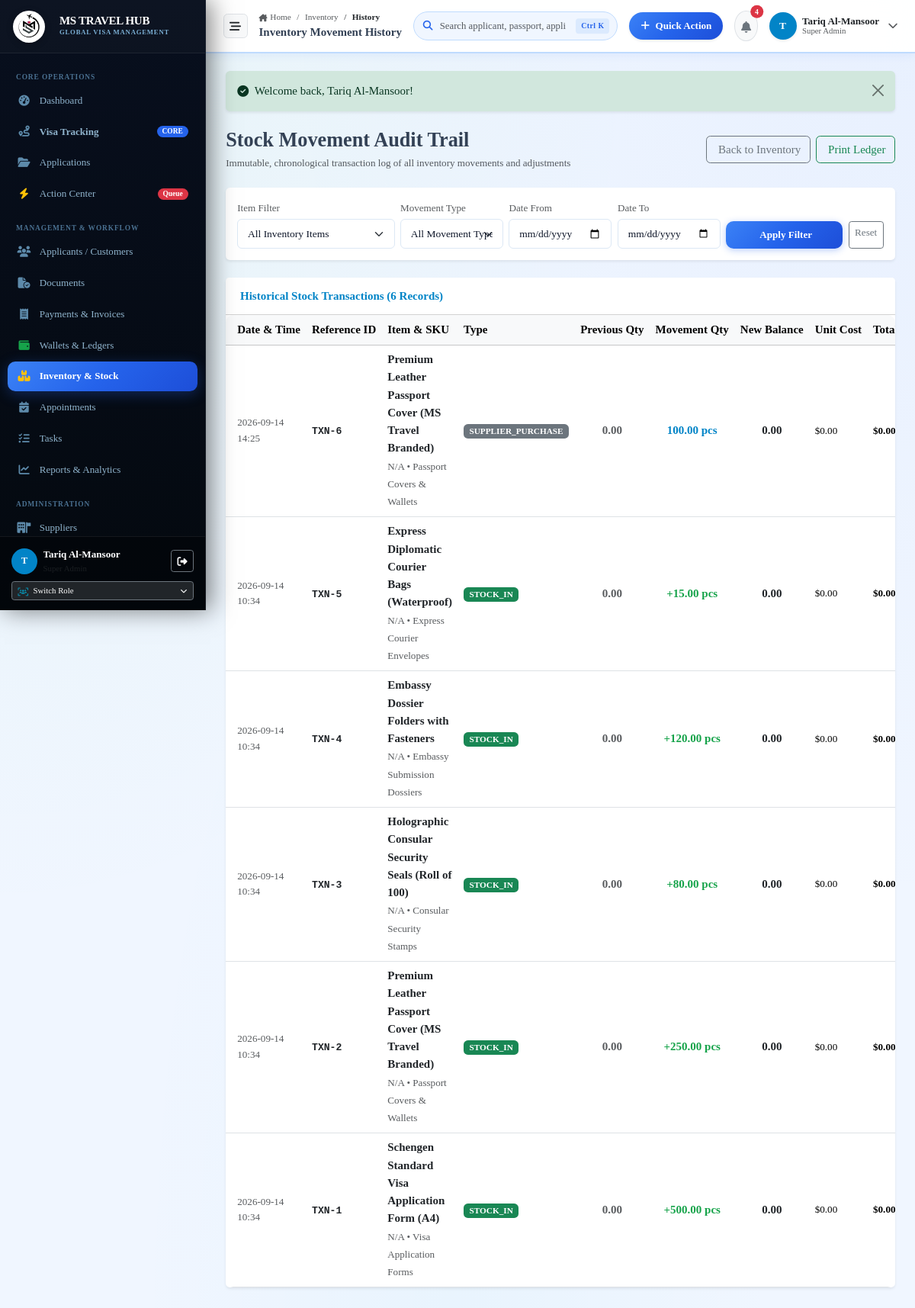
/inventory/history (signed in), run on the app's committed database.
### tables this page shows
CREATE TABLE inventory_transactions (
                id INTEGER PRIMARY KEY AUTOINCREMENT,
                transaction_code TEXT NOT NULL UNIQUE,
                item_id INTEGER NOT NULL,
                transaction_type TEXT NOT NULL,
                quantity INTEGER NOT NULL,
                prev_stock INTEGER NOT NULL,
                new_stock INTEGER NOT NULL,
                unit_price REAL DEFAULT 0.00,
                total_price REAL DEFAULT 0.00,
                currency TEXT DEFAULT 'AED',
                supplier_id INTEGER NULL,
                supplier_invoice_ref TEXT NULL,
                source_branch_id INTEGER NULL,
                destination_branch_id INTEGER NULL,
                reason_notes TEXT NOT NULL,
                performed_by INTEGER NULL,
                transaction_date DATE NOT NULL,
                created_at DATETIME DEFAULT CURRENT_TIMESTAMP,
                FOREIGN KEY (item_id) REFERENCES inventory_items(id) ON DELETE CASCADE,
                FOREIGN KEY (supplier_id) REFERENCES suppliers(id) ON DELETE SET NULL,
                FOREIGN KEY (performed_by) REFERENCES users(id) ON DELETE SET NULL
            );

CREATE TABLE inventory_items (
                id INTEGER PRIMARY KEY AUTOINCREMENT,
                item_code TEXT NOT NULL UNIQUE,
                name TEXT NOT NULL,
                category_id INTEGER NOT NULL,
                supplier_id INTEGER NULL,
                branch_id INTEGER NULL,
                unit TEXT DEFAULT 'Pcs',
                opening_stock INTEGER NOT NULL DEFAULT 0,
                current_stock INTEGER NOT NULL DEFAULT 0,
                minimum_stock INTEGER NOT NULL DEFAULT 10,
                purchase_price REAL NOT NULL DEFAULT 0.00,
                selling_price REAL NOT NULL DEFAULT 0.00,
                currency TEXT DEFAULT 'AED',
                location TEXT NULL,
                status TEXT NOT NULL DEFAULT 'In Stock',
                notes TEXT NULL,
                created_at DATETIME DEFAULT CURRENT_TIMESTAMP,
                updated_at DATETIME DEFAULT CURRENT_TIMESTAMP,
                FOREIGN KEY (category_id) REFERENCES inventory_categories(id),
                FOREIGN KEY (supplier_id) REFERENCES suppliers(id) ON DELETE SET NULL,
                FOREIGN KEY (branch_id) REFERENCES branches(id) ON DELETE SET NULL
            );

CREATE TABLE inventory_categories (
                id INTEGER PRIMARY KEY AUTOINCREMENT,
                name TEXT NOT NULL UNIQUE,
                code TEXT NOT NULL UNIQUE,
                description TEXT NULL,
                is_active INTEGER DEFAULT 1,
                created_at DATETIME DEFAULT CURRENT_TIMESTAMP
            );

### app/Controllers/InventoryController.php (called while the page is built, shortened)
<?php
class InventoryController
{
    public function history(): void
    {
        $pdo = Database::getConnection();
        $sql = "SELECT it.*,
                       i.name as item_name, i.item_code, i.unit,
                       c.name as category_name,
                       s.company_name as supplier_name,
                       sb.name as source_branch_name,
                       db.name as dest_branch_name,
                       u.name as performed_by_name
                FROM inventory_transactions it
                JOIN inventory_items i ON it.item_id = i.id
                JOIN inventory_categories c ON i.category_id = c.id
                LEFT JOIN suppliers s ON it.supplier_id = s.id
                LEFT JOIN branches sb ON it.source_branch_id = sb.id
                LEFT JOIN branches db ON it.destination_branch_id = db.id
                LEFT JOIN users u ON it.performed_by = u.id
                WHERE 1=1";
        $params = [];
        $sql .= " ORDER BY it.id DESC";
        $stmt = $pdo->prepare($sql);
        $stmt->execute($params);
        $transactions = $stmt->fetchAll(PDO::FETCH_ASSOC);
        require_once dirname(__DIR__) . '/Views/inventory/history.php';
    }
}

### app/autoload.php (called while the page is built, shortened)
<?php
function e(?string $string): string {
    return htmlspecialchars((string)($string ?? ''), ENT_QUOTES, 'UTF-8');
}
function get_flash(): ?array {
    if (isset($_SESSION['flash'])) {
        $flash = $_SESSION['flash'];
        return $flash;
    }
    return null;
}

### app/Views/inventory/history.php (the view, shortened to what this page needs)
<?php
$flash = get_flash();
require_once dirname(__DIR__) . '/layouts/header.php';
require_once dirname(__DIR__) . '/layouts/sidebar.php';
require_once dirname(__DIR__) . '/layouts/topbar.php';
?>
<div class="content-body">
  <?php if ($flash): ?>
    <div class="alert alert-<?= e($flash['type'] === 'danger' ? 'danger' : ($flash['type'] === 'success' ? 'success' : 'info')) ?> alert-dismissible fade show mb-4 border-0 shadow-sm" role="alert">
      <div class="d-flex align-items-center gap-2">
        <i class="fa-solid <?= $flash['type'] === 'danger' ? 'fa-circle-exclamation' : ($flash['type'] === 'success' ? 'fa-circle-check' : 'fa-circle-info') ?>"></i>
        <span><?= e($flash['message']) ?></span>
      </div>
      <button type="button" class="btn-close" data-bs-dismiss="alert"></button>
    </div>
  <?php endif; ?>
<div class="d-flex justify-content-between align-items-center mb-4">
    <div>
        <h1 class="h3 mb-1 text-gray-800 fw-bold">Stock Movement Audit Trail</h1>
        <p class="text-muted small mb-0">Immutable, chronological transaction log of all inventory movements and adjustments</p>
    </div>
    <div class="d-flex gap-2">
        <a href="/inventory" class="btn btn-outline-secondary">
            <i class="bi bi-arrow-left me-1"></i> Back to Inventory
        </a>
        <button class="btn btn-outline-success" onclick="window.print()">
            <i class="bi bi-printer me-1"></i> Print Ledger
        </button>
    </div>
</div>
<div class="card shadow-sm border-0 mb-4">
    <div class="card-body p-3">
        <form method="GET" action="/inventory/history" class="row g-2 align-items-end">
            <div class="col-md-3">
                <label class="form-label small text-muted mb-1">Item Filter</label>
                <select name="item_id" class="form-select form-select-sm">
                    <option value="">All Inventory Items</option>
                </select>
            </div>
            <div class="col-md-2">
                <label class="form-label small text-muted mb-1">Movement Type</label>
                <select name="type" class="form-select form-select-sm">
                    <option value="">All Movement Types</option>
                </select>
            </div>
            <div class="col-md-2">
                <label class="form-label small text-muted mb-1">Date From</label>
                <input type="date" name="from_date" class="form-control form-select-sm" value="<?= htmlspecialchars($filters['from_date'] ?? '') ?>">
            </div>
            <div class="col-md-2">
                <label class="form-label small text-muted mb-1">Date To</label>
                <input type="date" name="to_date" class="form-control form-select-sm" value="<?= htmlspecialchars($filters['to_date'] ?? '') ?>">
            </div>
            <div class="col-md-3 d-flex gap-2">
                <button type="submit" class="btn btn-sm btn-primary flex-grow-1">
                    <i class="bi bi-funnel me-1"></i> Apply Filter
                </button>
                <a href="/inventory/history" class="btn btn-sm btn-outline-secondary">Reset</a>
            </div>
        </form>
    </div>
</div>
<div class="card shadow-sm border-0">
    <div class="card-header bg-white py-3 d-flex justify-content-between align-items-center">
        <h6 class="m-0 font-weight-bold text-primary">
            <i class="bi bi-clock-history me-1"></i> Historical Stock Transactions (<?= count($transactions) ?> Records)
        </h6>
    </div>
    <div class="card-body p-0">
        <div class="table-responsive">
            <table class="table table-hover align-middle mb-0">
                <thead class="table-light">
                    <tr>
                        <th class="ps-3">Date & Time</th>
                        <th>Reference ID</th>
                        <th>Item & SKU</th>
                        <th>Type</th>
                        <th class="text-center">Previous Qty</th>
                        <th class="text-center">Movement Qty</th>
                        <th class="text-center">New Balance</th>
                        <th>Unit Cost</th>
                        <th>Total Cost</th>
                    </tr>
                </thead>
                <tbody>
                    <?php if (empty($transactions)): ?>
                        <tr>
                            <td colspan="10" class="text-center py-5 text-muted">
                                <i class="bi bi-inbox fs-1 d-block mb-2"></i>
                                No inventory transactions found matching your criteria.
                            </td>
                        </tr>
                    <?php else: ?>
                        <?php foreach ($transactions as $tx): ?>
                            <?php
                            $badgeClass = 'bg-secondary';
                            $prefix = '';
                            switch ($tx['transaction_type']) {
                                case 'STOCK_IN':
                                case 'PURCHASE':
                                    $badgeClass = 'bg-success';
                                    $prefix = '+';
                                    break;
                            }
                            ?>
                            <tr>
                                <td class="ps-3 small text-muted">
                                    <?= date('Y-m-d H:i', strtotime($tx['created_at'])) ?>
                                </td>
                                <td>
                                    <code class="fw-semibold text-dark"><?= htmlspecialchars($tx['reference_no'] ?? ('TXN-' . $tx['id'])) ?></code>
                                </td>
                                <td>
                                    <div class="fw-bold text-dark"><?= htmlspecialchars($tx['item_name'] ?? 'Unknown Item') ?></div>
                                    <small class="text-muted"><?= htmlspecialchars($tx['sku'] ?? 'N/A') ?> &bull; <?= htmlspecialchars($tx['category_name'] ?? 'General') ?></small>
                                </td>
                                <td>
                                    <span class="badge <?= $badgeClass ?> px-2 py-1">
                                        <?= htmlspecialchars($tx['transaction_type']) ?>
                                    </span>
                                </td>
                                <td class="text-center text-muted fw-semibold">
                                    <?= number_format((float)($tx['quantity_before'] ?? 0), 2) ?>
                                </td>
                                <td class="text-center fw-bold <?= in_array($tx['transaction_type'], ['STOCK_IN', 'PURCHASE']) ? 'text-success' : ($tx['transaction_type'] === 'STOCK_OUT' ? 'text-danger' : 'text-primary') ?>">
                                    <?= $prefix ?><?= number_format(abs((float)($tx['quantity'] ?? 0)), 2) ?> <?= htmlspecialchars($tx['unit_of_measure'] ?? 'pcs') ?>
                                </td>
                                <td class="text-center fw-bold text-dark">
                                    <?= number_format((float)($tx['quantity_after'] ?? 0), 2) ?>
                                </td>
                                <td class="small">
                                    $<?= number_format((float)($tx['unit_cost'] ?? 0), 2) ?>
                                </td>
                                <td class="small fw-semibold">
                                    $<?= number_format((float)($tx['total_cost'] ?? 0), 2) ?>
                                </td>
                            </tr>
                        <?php endforeach; ?>
                    <?php endif; ?>
                </tbody>
            </table>
        </div>
    </div>
</div>
</div>
<?php require_once dirname(__DIR__) . '/layouts/footer.php'; ?>

### data on the page
inventory_transactions: created_at "2026-09-14 14:25", id "TXN-6", item.name "Premium Leather Passport Cover (MS Travel Branded)", sku "N/A", inventory_categories.name "Passport Covers & Wallets", transaction_type "SUPPLIER_PURCHASE", quantity_before "0.00", quantity "100.00", unit_of_measure "pcs", quantity_after "0.00", unit_cost "0.00", total_cost "0.00"
inventory_transactions: created_at "2026-09-14 10:34", id "TXN-5", item.name "Express Diplomatic Courier Bags (Waterproof)", sku "N/A", inventory_categories.name "Express Courier Envelopes", transaction_type "STOCK_IN", quantity_before "0.00", transaction_type "+", quantity "15.00", unit_of_measure "pcs", quantity_after "0.00", unit_cost "0.00", total_cost "0.00"
inventory_transactions: created_at "2026-09-14 10:34", id "TXN-4", item.name "Embassy Dossier Folders with Fasteners", sku "N/A", inventory_categories.name "Embassy Submission Dossiers", transaction_type "STOCK_IN", quantity_before "0.00", transaction_type "+", quantity "120.00", unit_of_measure "pcs", quantity_after "0.00", unit_cost "0.00", total_cost "0.00"
inventory_transactions: created_at "2026-09-14 10:34", id "TXN-3", item.name "Holographic Consular Security Seals (Roll of 100)", sku "N/A", inventory_categories.name "Consular Security Stamps", transaction_type "STOCK_IN", quantity_before "0.00", transaction_type "+", quantity "80.00", unit_of_measure "pcs", quantity_after "0.00", unit_cost "0.00", total_cost "0.00"
inventory_transactions: created_at "2026-09-14 10:34", id "TXN-2", item.name "Premium Leather Passport Cover (MS Travel Branded)", sku "N/A", inventory_categories.name "Passport Covers & Wallets", transaction_type "STOCK_IN", quantity_before "0.00", transaction_type "+", quantity "250.00", unit_of_measure "pcs", quantity_after "0.00", unit_cost "0.00", total_cost "0.00"
inventory_transactions: created_at "2026-09-14 10:34", id "TXN-1", item.name "Schengen Standard Visa Application Form (A4)", sku "N/A", inventory_categories.name "Visa Application Forms", transaction_type "STOCK_IN", quantity_before "0.00", transaction_type "+", quantity "500.00", unit_of_measure "pcs", quantity_after "0.00", unit_cost "0.00", total_cost "0.00"

### other printed values
substr($currentUser['name'] ?? 'U', 0, 1) "T"
$currentUser['name'] "Tariq Al-Mansoor"
$roleName "Super Admin"
$segLabel "Inventory"
$segLabel "History"
$cleanTitle "Inventory Movement History"
$unreadNotifs "4"
$currentUser['role_name'] "Super Admin"
$flash['message'] "Welcome back, Tariq Al-Mansoor!"
count($transactions) "6"
